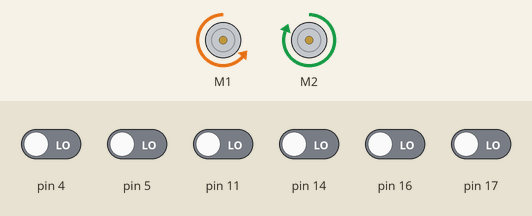
This sketch was run on a simulated Arduino Uno, built with avr-gcc and run on an emulated ATmega328P. On the bench: 2 × DC motor (green arrow = forward, orange = backward, longer = faster). The test bench sets the inputs (shaded band); at power-on: pin 4, pin 5, pin 11, pin 14, pin 16, pin 17 LOW.

Above: at 6.2 s.
6.3 s: pin 5 driven HIGH
At 7.3 s:
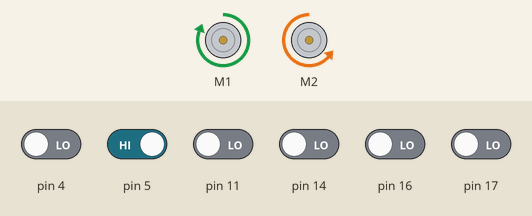
7.8 s: pin 4 driven HIGH
At 8.5 s:
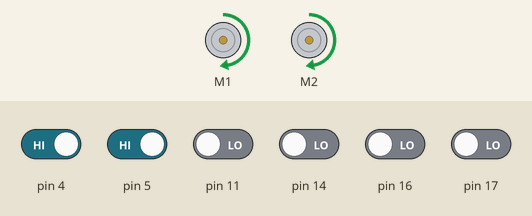
9.3 s: pin 11 driven HIGH
At 9.6 s:
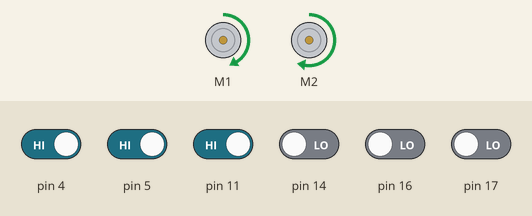
10.8 s: pin 16 driven HIGH
At 11.8 s:
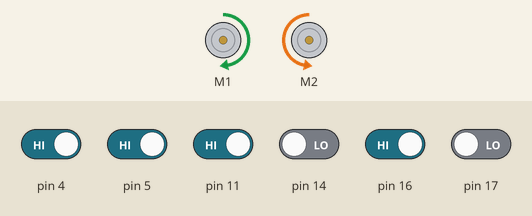
12.3 s: pin 17 driven HIGH
At 13.1 s:
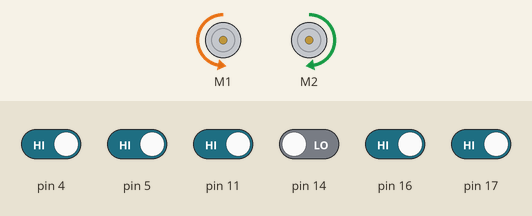
13.8 s: pin 17 driven LOW
At 14.3 s:
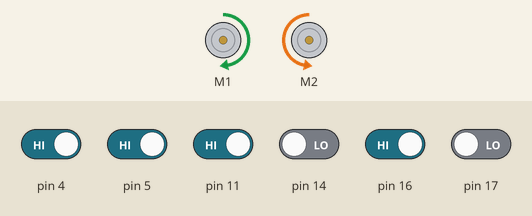
Timing chart, 0 to 16.3 s (numbered marks = the images above; inputs shaded):
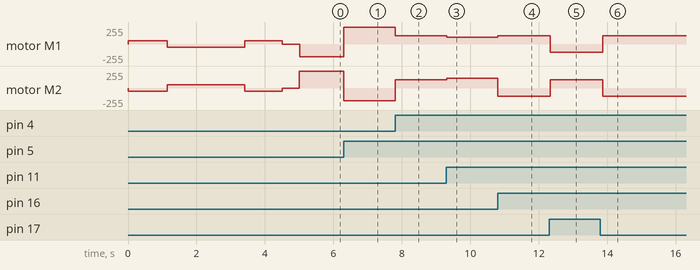

Measured:
- after the input at 6.3 s, motor M1: backward 191/255 → forward 255/255 at once; motor M2: forward 255/255 → backward 191/255 at once
- after the input at 7.8 s, motor M1: forward 255/255 → forward 127/255 at once; motor M2: backward 191/255 → forward 127/255 at once
- after the input at 9.3 s, motor M1: forward 127/255 → forward 105/255 at once; motor M2: forward 127/255 → forward 148/255 at once
- after the input at 10.8 s, motor M1: forward 105/255 → forward 127/255 at once; motor M2: forward 148/255 → backward 127/255 at once
- after the input at 12.3 s, motor M1: forward 127/255 → backward 127/255 at once; motor M2: backward 127/255 → forward 127/255 at once
- after the input at 13.8 s, motor M1: backward 127/255 → forward 127/255 after 0.07 s; motor M2: forward 127/255 → backward 127/255 after 0.07 s

The sketch:

milestone_3_code.ino
```cpp
#include <Wire.h>
#include <ZumoShield.h>

ZumoMotors motors;
ZumoReflectanceSensorArray linesensors(QTR_NO_EMITTER_PIN);

void setup() {
  int i;
  int spin_direction = 1;
  motors.setSpeeds(80*spin_direction, -80*spin_direction);
  for(i = 0; i<100; i++){
    linesensors.calibrate();
    if(i%50 == 25){ // every 50 loops, starting on loop 25...
      spin_direction = -spin_direction;
      motors.setSpeeds(80*spin_direction, -80*spin_direction);
    }
    delay(20);
  }
  motors.setSpeeds(0,0);
  delay(500);
}

unsigned int sensor_vals[6];
int THRESHOLD = 700;
int line_position;

void loop() {
  line_position = linesensors.readLine(sensor_vals);

  if(sensor_vals[0] > THRESHOLD && sensor_vals[1] > THRESHOLD){
    turn_left();
  } else if(sensor_vals[4] > THRESHOLD && sensor_vals[5] > THRESHOLD){
    turn_right();
  } else {
    follow_line();
  }
}

void turn_left() {
  motors.setSpeeds(-200, 200);
  delay(115);
}

void turn_right() {
  motors.setSpeeds(200, -200);
  delay(115);
}

int BASE_SPEED = 200;
double PROPORTION_GAIN = 0.2;
double DERIVATIVE_GAIN = 3;
int last_error = 0;
void follow_line(){
  // follow line
  int error = line_position - 2500;
  int error_change = error - last_error;
  int left_speed = BASE_SPEED + PROPORTION_GAIN * error + DERIVATIVE_GAIN * error_change;
  int right_speed = BASE_SPEED + -PROPORTION_GAIN * error + -DERIVATIVE_GAIN * error_change;
  last_error = error;

  // set speed
  motors.setSpeeds(left_speed, right_speed);
}
```
